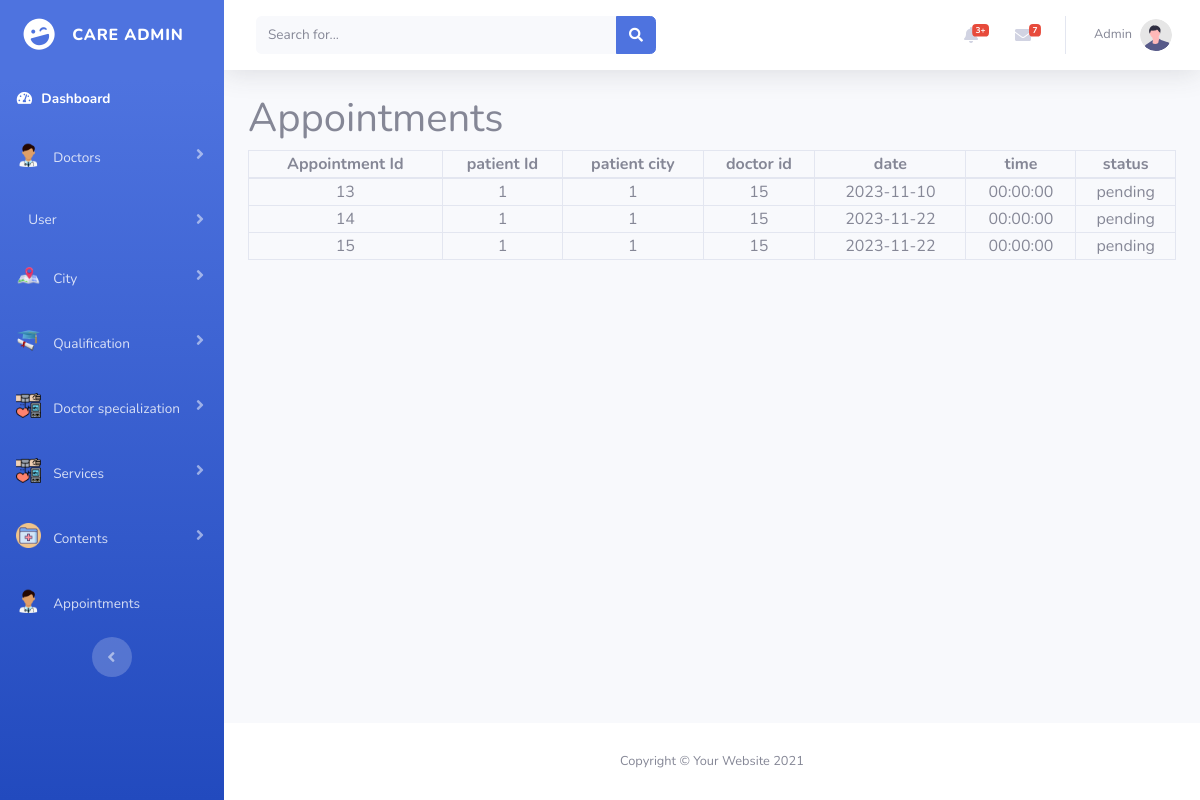
/admin/view_appointments.php (signed in), run on an earlier commit of the app's database.
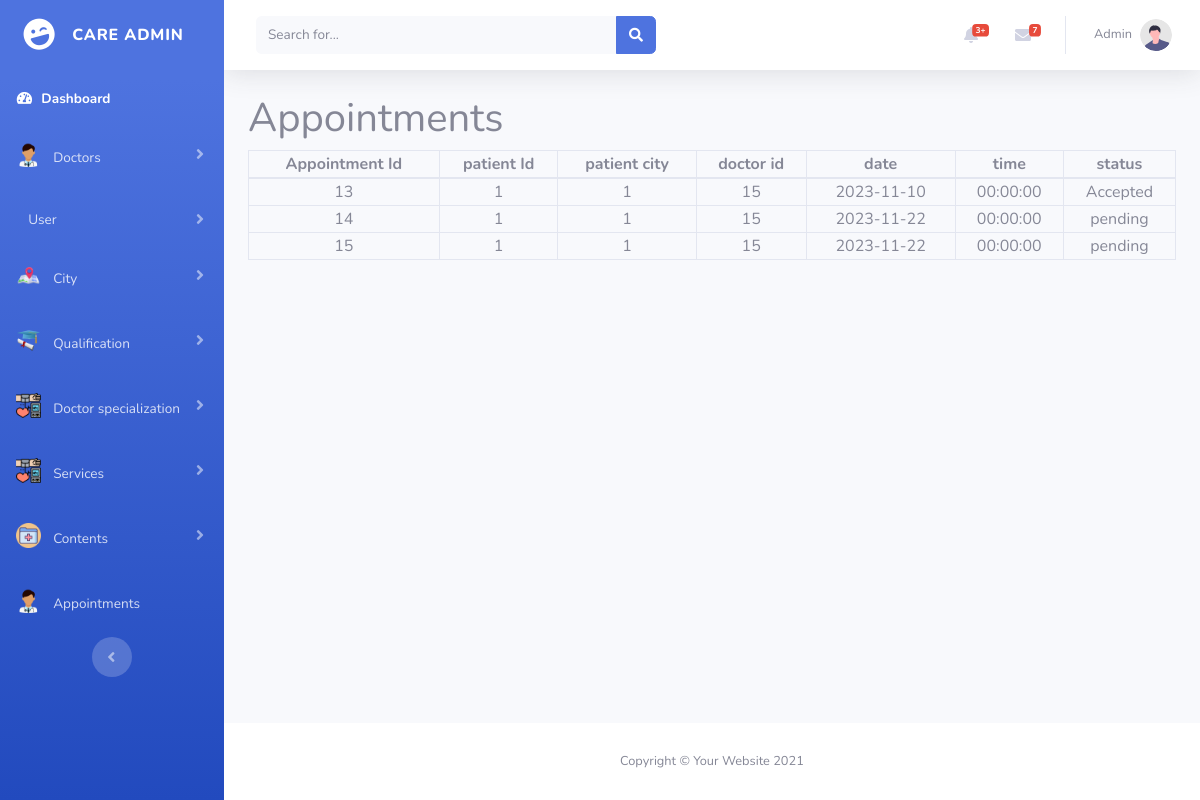
And on a later commit of the database.
### tables this page shows
CREATE TABLE `appointment` (
  `appointment_id` int(11) NOT NULL,
  `patient_id` int(11) NOT NULL,
  `patient_email` varchar(200) NOT NULL,
  `patient_gender` varchar(100) NOT NULL,
  `patient_city` int(100) NOT NULL,
  `date` date NOT NULL,
  `time` time NOT NULL,
  `appointment_status` varchar(50) NOT NULL DEFAULT 'pending',
  `doctor_id` int(11) NOT NULL,
  `patient_age` int(11) NOT NULL
);

### admin/view_appointments.php (the view, shortened to what this page needs)
<?php
include("connection.php");
$select_appointment_query = "SELECT * FROM `appointment`";
$run_select_appointment_query = mysqli_query($connection, $select_appointment_query);
?>
<!DOCTYPE html>
<html lang="en">
<head>
    <link rel="stylesheet" href="https://cdn.jsdelivr.net/npm/bootstrap-icons@1.11.1/font/bootstrap-icons.css">
    <link href="vendor/fontawesome-free/css/all.min.css" rel="stylesheet" type="text/css">
    <link href="https://cdn.jsdelivr.net/npm/bootstrap@5.0.2/dist/css/bootstrap.min.css" rel="stylesheet"
>
    <link href="css/sb-admin-2.min.css" rel="stylesheet">
</head>
<body id="page-top">
    <div id="wrapper">
        <?php include 'sidebar.php';?>
        <div id="content-wrapper" class="d-flex flex-column">
            <div id="content">
                <?php include 'topbar.php';?>
                <div class="container">
                        <h1>Appointments</h1>
                        <table class="table-bordered w-100 text-center">
                            <thead>
                                <th>Appointment Id</th>
                                <th>patient Id</th>
                                <th>patient city</th>
                                <th>doctor id</th>
                                <th>date</th>
                                <th>time</th>
                                <th>status</th>
                            </thead>
                            <tbody>
                                <?php while($row_appointment = mysqli_fetch_array($run_select_appointment_query)){?>
                              <tr>
                                        <td><?php echo $row_appointment['appointment_id']; ?></td>
                                        <td><?php echo $row_appointment['patient_id']; ?></td>
                                        <td><?php echo $row_appointment['patient_city']; ?></td>
                                        <td><?php echo $row_appointment['doctor_id']; ?></td>
                                        <td><?php echo $row_appointment['date']; ?></td>
                                        <td><?php echo $row_appointment['time']; ?></td>
                                        <td><?php echo $row_appointment['appointment_status']; ?></td>
                              </tr>
                                <?php } ?>
                            </tbody>
                        </table>
                </div>
            </div>
            <?php include 'footer.php' ?>
        </div>
    </div>
</body>
</html>

What changed in the data, as far as the page shows it:
changed appointment id 13: appointment_status "pending" → "Accepted"
